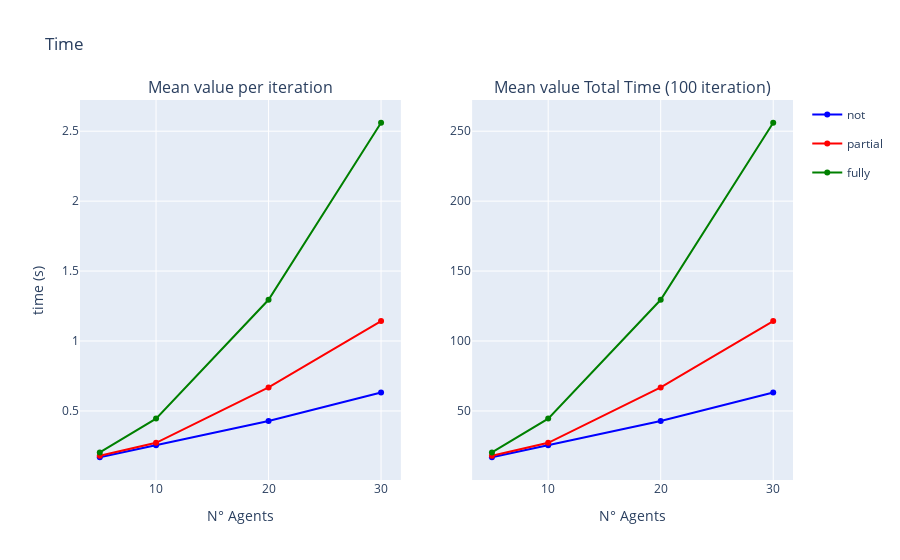

Write notebook code for a chart like this one.
### Markdown cell above
### Total Time - Average time per iteration

### Code cell
fig = make_subplots(rows=1, cols=2, subplot_titles=("Mean value per iteration", "Mean value Total Time (100 iteration)"))

fig.add_trace(go.Scatter(x=to_plot_tot_mean_mean.index, y=to_plot_tot_mean_mean['not'], name='not', legendgroup='not', line=dict(color='blue')), row=1, col=1)
fig.add_trace(go.Scatter(x=to_plot_tot_mean_mean.index, y=to_plot_tot_mean_mean['partial'], name = 'partial', legendgroup='partial', line=dict(color='red')), row=1, col=1)
fig.add_trace(go.Scatter(x=to_plot_tot_mean_mean.index, y=to_plot_tot_mean_mean['fully'], name='fully', legendgroup='fully', line=dict(color='green')), row=1, col=1)

fig.add_trace(go.Scatter(x=to_plot_tot_mean_sum.index, y=to_plot_tot_mean_sum['not'], name='not', legendgroup='not', line=dict(color='blue'), showlegend=False), row=1, col=2)
fig.add_trace(go.Scatter(x=to_plot_tot_mean_sum.index, y=to_plot_tot_mean_sum['partial'], name='partial', legendgroup='partial', line=dict(color='red'), showlegend=False), row=1, col=2)
fig.add_trace(go.Scatter(x=to_plot_tot_mean_sum.index, y=to_plot_tot_mean_sum['fully'], name='fully', legendgroup='fully', line=dict(color='green'), showlegend=False), row=1, col=2)

fig.update_yaxes(title_text="time (s)", row=1, col=1)
fig.update_xaxes(title_text="N° Agents", row=1, col=1)
fig.update_xaxes(title_text="N° Agents", row=1, col=2)

fig.update_layout(title='Time')

fig.show()

### Figure 1 — Plotly figure (JSON) as saved in the notebook; plotly's stock layout.template omitted (floating-point values rounded to 4 significant figures)
{"data": [{"legendgroup": "not", "line": {"color": "blue"}, "name": "not", "type": "scatter", "x": [5, 10, 20, 30], "xaxis": "x", "y": [0.169, 0.2547, 0.4285, 0.6318], "yaxis": "y"}, {"legendgroup": "partial", "line": {"color": "red"}, "name": "partial", "type": "scatter", "x": [5, 10, 20, 30], "xaxis": "x", "y": [0.18, 0.2724, 0.6678, 1.142], "yaxis": "y"}, {"legendgroup": "fully", "line": {"color": "green"}, "name": "fully", "type": "scatter", "x": [5, 10, 20, 30], "xaxis": "x", "y": [0.2034, 0.4453, 1.295, 2.56], "yaxis": "y"}, {"legendgroup": "not", "line": {"color": "blue"}, "name": "not", "showlegend": false, "type": "scatter", "x": [5, 10, 20, 30], "xaxis": "x2", "y": [16.9, 25.47, 42.85, 63.18], "yaxis": "y2"}, {"legendgroup": "partial", "line": {"color": "red"}, "name": "partial", "showlegend": false, "type": "scatter", "x": [5, 10, 20, 30], "xaxis": "x2", "y": [18.0, 27.23, 66.78, 114.2], "yaxis": "y2"}, {"legendgroup": "fully", "line": {"color": "green"}, "name": "fully", "showlegend": false, "type": "scatter", "x": [5, 10, 20, 30], "xaxis": "x2", "y": [20.34, 44.53, 129.5, 256.0], "yaxis": "y2"}], "layout": {"annotations": [{"font": {"size": 16}, "showarrow": false, "text": "Mean value per iteration", "x": 0.225, "xanchor": "center", "xref": "paper", "y": 1, "yanchor": "bottom", "yref": "paper"}, {"font": {"size": 16}, "showarrow": false, "text": "Mean value Total Time (100 iteration)", "x": 0.775, "xanchor": "center", "xref": "paper", "y": 1, "yanchor": "bottom", "yref": "paper"}], "title": {"text": "Time"}, "xaxis": {"anchor": "y", "domain": [0, 0.45], "title": {"text": "N° Agents"}}, "xaxis2": {"anchor": "y2", "domain": [0.55, 1], "title": {"text": "N° Agents"}}, "yaxis": {"anchor": "x", "domain": [0, 1], "title": {"text": "time (s)"}}, "yaxis2": {"anchor": "x2", "domain": [0, 1]}}}
